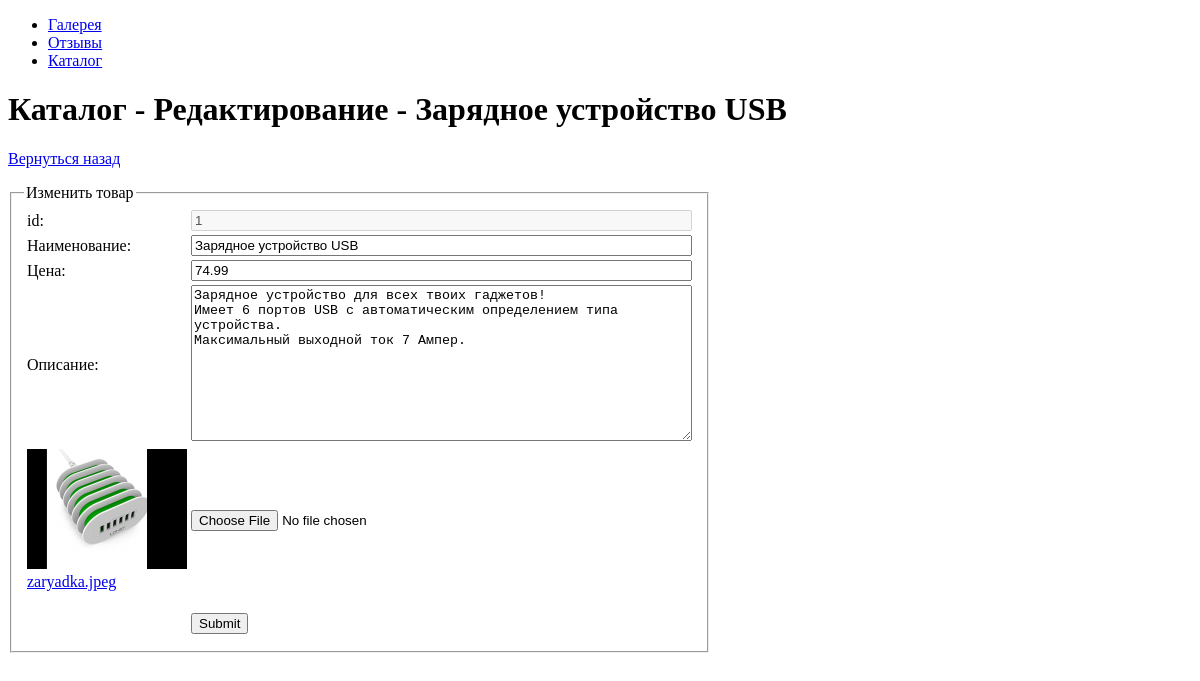
The page /admin/index.php?mod=catalog&act=edit&id=1 on the database its author committed.
### tables this page shows
CREATE TABLE IF NOT EXISTS `products` (
  `id` int(11) NOT NULL AUTO_INCREMENT,
  `name` varchar(250) NOT NULL,
  `price` decimal(6,2) NOT NULL,
  `description` text NOT NULL,
  `image` varchar(250) NOT NULL,
  PRIMARY KEY (`id`)
);

### admin/modules/catalog_proc.php (called while the page is built, shortened)
<?php
$title = "Каталог";
if ($_GET['act']) {
    $act = (string)htmlspecialchars(strip_tags($_GET['act']));
    doCatalogAction($act, intval($_GET['id']));
}
function doCatalogAction($action, $id) {
    if ($id) {
        global $conn;
        switch ($action) {
            case 'edit':
                global $product, $title;
                $result = mysqli_query($conn, "SELECT * FROM products WHERE id=$id");
                $product = mysqli_fetch_assoc($result);
                $title .= " - Редактирование - ".$product['name'];
                break;
        }
    }
}

### admin/modules/catalog_edit.php (the view)
<p><a href="/php1.6/admin/?mod=catalog">Вернуться назад</a></p>
<form enctype="multipart/form-data" action="" method="POST">
    <fieldset class="admin-form">
        <legend>Изменить товар</legend>
        <div>
            <table>
                <tr>
                    <td><label for="id">id:</label></td>
                    <td><input type="text" id="id" disabled value="<?=$product['id'];?>"></td>
                </tr>
                <tr>
                    <td><label for="name">Наименование:</label></td>
                    <td><input name="name" id="name" type="text" value="<?=$product['name'];?>"></td>
                </tr>
                <tr>
                    <td><label for="price">Цена:</label></td>
                    <td><input name="price" id="price" type="number" min="0.01" step="0.01" value="<?=$product['price'];?>"></td>
                </tr>
                <tr>
                    <td><label for="description">Описание:</label></td>
                    <td><textarea name="description" id="description" cols="60" rows="10"><?=$product['description'];?></textarea></td>
                </tr>
                <tr>
                    <td><a href="../<?=CATALOG_IMAGES_PATH.$product['image'];?>" target="_blank"><img src="../<?=CATALOG_IMAGES_PATH."thumbnail/tn_".$product['image'];?>"><br><?=$product['image'];?></a></td>
                    <td><input name="img" id="file" type="file" accept="image/*"> <?=$message;?></td>
                </tr>
                <tr>
                    <td></td>
                    <td><br><input type="submit" name="edit"></td>
                </tr>
            </table>
        </div>
    </fieldset>
</form>

### admin/index.php (shortened to what this page needs)
<?php
$mod = $_GET['mod'] ? (string)htmlspecialchars(strip_tags($_GET['mod'])) : DEFAULT_ADMIN;
if (file_exists("modules/" . $mod . "_proc.php")) {
    $process = "modules/" . $mod . "_proc.php";
}
if (file_exists("modules/" . $mod . ".php")) {
    $content = "modules/" . $mod . ".php";
}
else {
    header("Location: /php1.6/admin/");
}
if ($process) include $process;
?>
    <!DOCTYPE html>
    <html>
    <head>
        <link rel="stylesheet" href="admin.css">
    </head>
    <body>
    <ul>
        <li><a href="?mod=gallery">Галерея</a></li>
        <li><a href="?mod=feedback">Отзывы</a></li>
        <li><a href="?mod=catalog">Каталог</a></li>
    </ul>
    <h1><?=$title;?></h1>
    <?php
    require $content;
    ?>
    </body>
    </html>

### admin/admin.css (style rules this page uses)
.admin-form, .admin-form div { display: inline-block; }
.admin-form input:not([type=submit]), .admin-form textarea { box-sizing: border-box; width: 100%; }

### rows shown on the page
products: name "Каталог - Редактирование - Зарядное устройство USB", id "1", name "Зарядное устройство USB", price "74.99", description "Зарядное устройство для всех твоих гаджетов! Имеет 6 портов USB с автоматическим определением типа устройства. Максимальный выходной ток 7 Ампер.", image (picture), image "zaryadka.jpeg"
